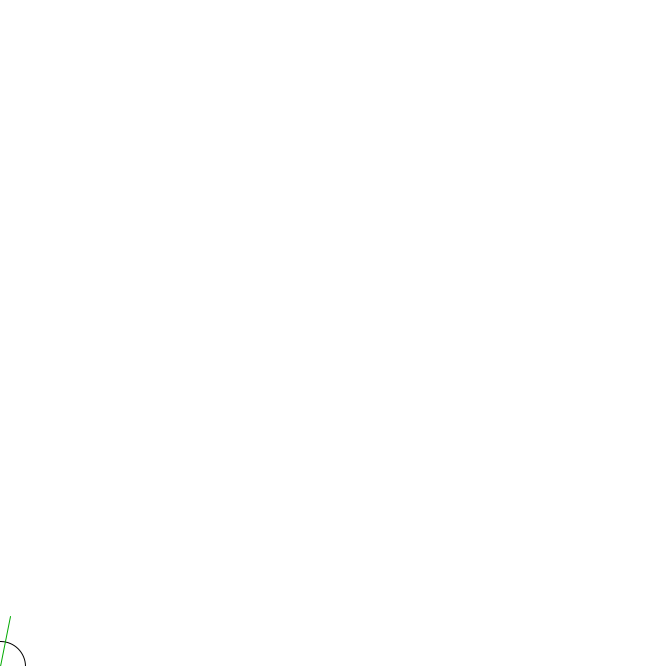
Frame 1 (no input)
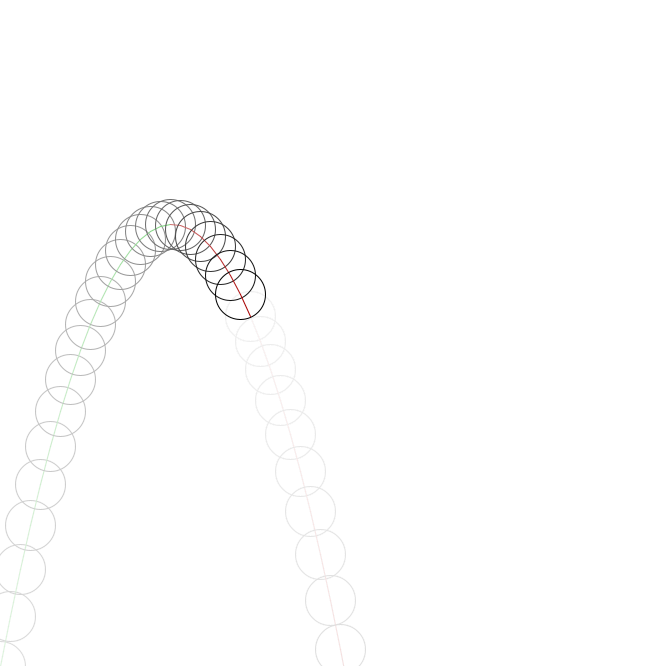
Frame 60 (the mouse pressed at the canvas centre just before this capture)
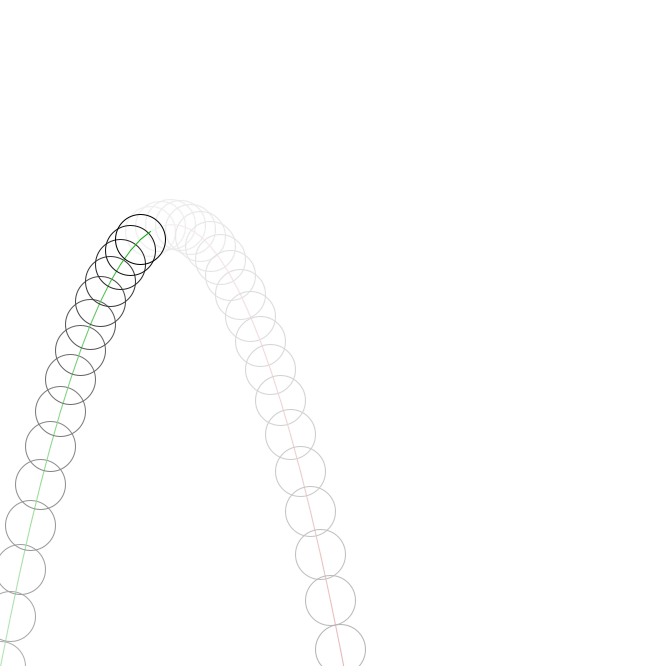
Frame 120 (the mouse held since frame 60 and released just before this capture)

The Processing sketch that drew these frames (run headless with seeded random() and noise(); from frame 60 on, the mouse is pressed at the canvas centre):

// Processing sketch: demo_240410a_physics
// ── demo_240410a_physics.pde
PVector pos, vel, acc;

void setup(){
  size(666, 666);
  
  // initial location
  pos = new PVector();
  vel = new PVector();
  acc = new PVector(0, 3);
  initBall();
  
  frameRate(10);
  background(255);
}

void draw(){
  // fade old frames time so we can see the path
  noStroke();
  fill(255, 20);
  rectMode(CORNER);
  rect(0, 0, width, height);
  //background(255);
  
  // draw the ball
  stroke(0);
  noFill();
  circle(pos.x, pos.y, 50);
  
  // visualize velocity vector
  if(vel.y > 0){
    stroke(#aa0000);
  } else {
    stroke(#00aa00);
  }
  line(pos.x, pos.y, pos.x + vel.x, pos.y + vel.y);
  
  // update physics for next frame
  // velocity measures how much position changes each time step
  // acceleration measures how much velocity changes each time step
  pos.add(vel);
  vel.add(acc);
  
  // reset if we fall offscreen
  if(pos.y > height){
    initBall();
  }
}

// initial values for our arc
void initBall(){
  pos.set(0, height);
  vel.set(10, -50);
}
